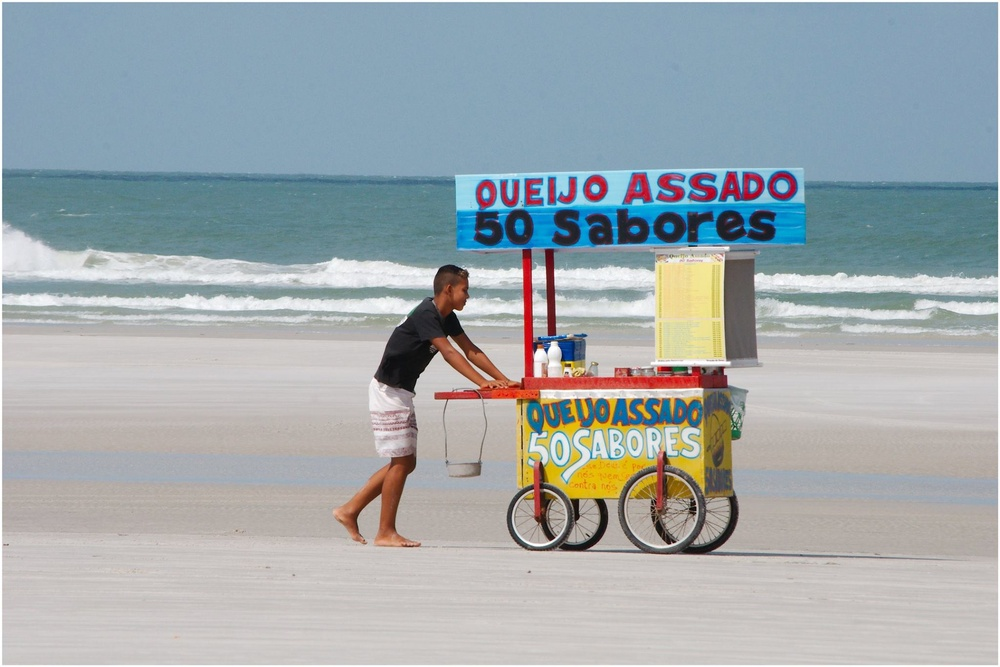
#> input picture practica5/salinas_beach_quijo_asado.jpg, 1000 x 667 px, shrunk from 2048 x 1367 before the run
$ python add_images.py
#> lines starting #> are read from the running program, lines starting #| are printed output that depends on the picture
"""

	add_images.py

	En este código hacemos la unión de dos imagenes, esta se da a nivel pixel, por lo que lo que hacemos es sumar los valores de las propiedades de los pixeles de dos imagenes.
	Probaremos dos métodos, el primero numpy hace la suma y el resultado puede ser el residuo de 255, mientras que opencv no entrega un resultado despues  valor maximo
	author: add your fullname
	date created: add this info
	universidad de monterrey

"""

# import required libraries
import numpy as np
import matplotlib.pyplot as plt
import cv2

# specify names of image files
image_name_1 = 'salinas_beach_quijo_asado.jpg'
image_name_2 = 'salinas_beach_bird.jpg'

# load image 1
img_1 = cv2.imread(image_name_1, cv2.IMREAD_COLOR)
#> img_1 is the input picture: shape (667, 1000, 3); mean B, G, R 173.2, 169.6, 160.9

# verify that img_1 exists
if img_1 is None:
	print('ERROR: image ', image_name_1, 'could not be read')
	exit()

# convert BGR to RGB
img_1 = cv2.cvtColor(img_1, cv2.COLOR_BGR2RGB)

# load image 2
img_2 = cv2.imread(image_name_2, cv2.IMREAD_COLOR)
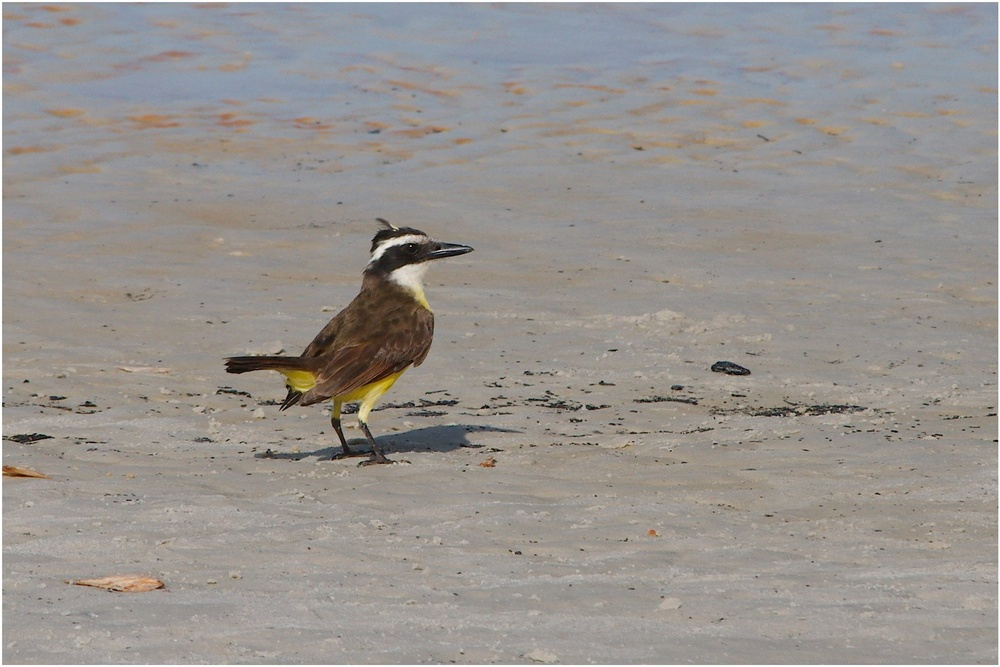
#> input picture practica5/salinas_beach_bird.jpg, 1000 x 667 px, shrunk from 2048 x 1367 before the run
#> img_2 is the input picture: shape (667, 1000, 3); mean B, G, R 142.5, 146.5, 150.9

# verify that img_1 exists
if img_2 is None:
	print('ERROR: image ', image_name_2, 'could not be read')
	exit()

# convert BGR to RGB
img_2 = cv2.cvtColor(img_2, cv2.COLOR_BGR2RGB)

# add images using cv2.add()
img_cv2 = cv2.add(img_1, img_2)
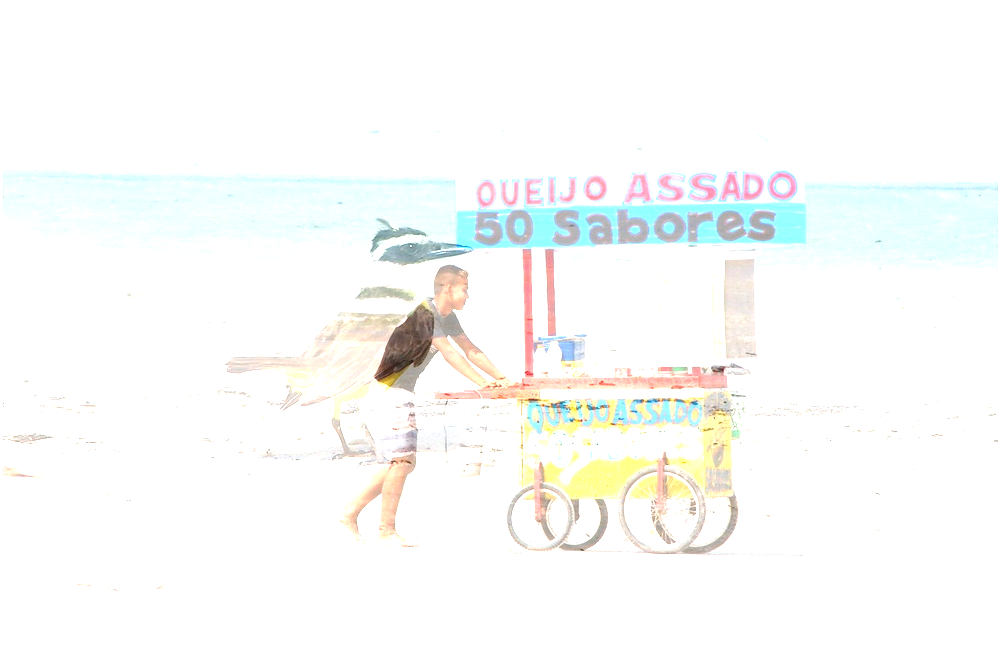
#> img_cv2: shape (667, 1000, 3); mean R, G, B 249.9, 250.9, 249.3

# add images using numpy library
img_np = np.uint8(img_1) + np.uint8(img_2)
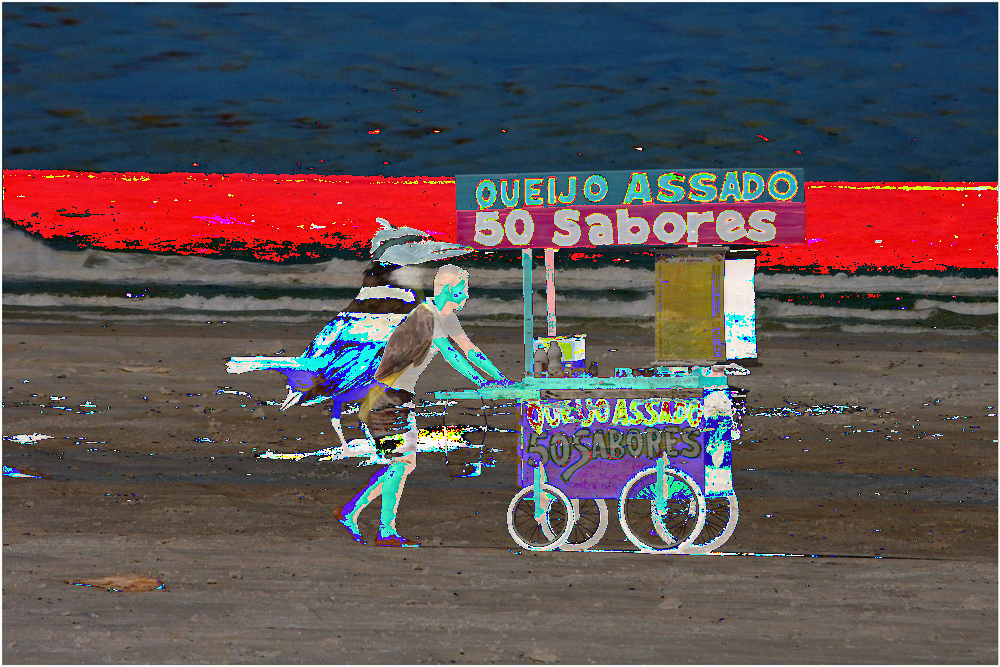
#> img_np: shape (667, 1000, 3); mean R, G, B 92.1, 82, 85.4

# visualise images
plt.figure(1)
plt.imshow(img_1)
plt.title('Image 1')

plt.figure(2)
plt.imshow(img_2)
plt.title('Image 2')

plt.figure(3)
plt.imshow(img_cv2)
plt.title('Sum of Image 1 and Image 2 using cv2.add()')

plt.figure(4)
plt.imshow(img_np)
plt.title('Sum of Image 1 and Image 2 using numpy')

# display figures
plt.show()
